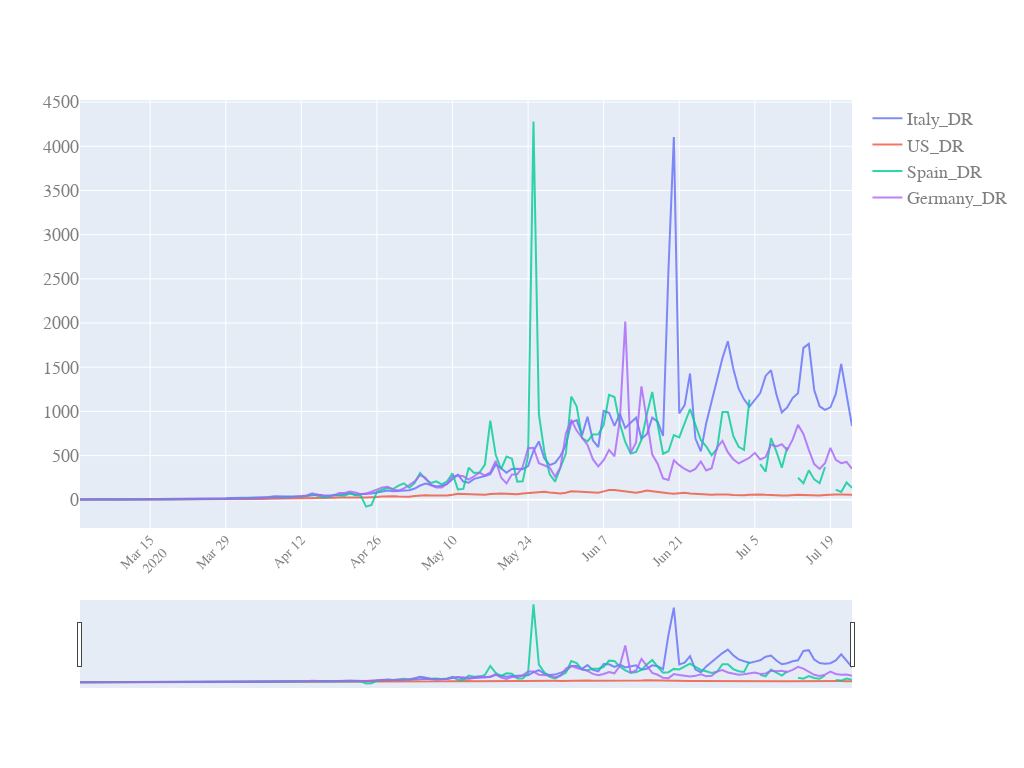

The notebook cell this image was saved under:
### Code cell
start_pos=40
quick_plot(df_analyse.date[start_pos:],
           df_analyse.iloc[start_pos:,[11,12,13,14]], #
           y_scale='linear',
           slider=True)

### Figure 1 — Plotly figure (JSON) as saved in the notebook; plotly's stock layout.template omitted (floating-point values rounded to 4 significant figures; data arrays with more than 128 entries replaced by an {"elided": "..."} marker saying what was removed)
{"data": [{"name": "Italy_DR", "opacity": 0.8, "type": "scatter", "x": {"elided": "144 str values"}, "y": {"elided": "144 float values"}}, {"name": "US_DR", "opacity": 0.8, "type": "scatter", "x": {"elided": "144 str values"}, "y": {"elided": "144 float values"}}, {"name": "Spain_DR", "opacity": 0.8, "type": "scatter", "x": {"elided": "144 str values"}, "y": {"elided": "144 float values"}}, {"name": "Germany_DR", "opacity": 0.8, "type": "scatter", "x": {"elided": "144 str values"}, "y": {"elided": "144 float values"}}], "layout": {"autosize": true, "font": {"color": "#7f7f7f", "family": "PT Sans, monospace", "size": 18}, "height": 768, "width": 1024, "xaxis": {"nticks": 20, "rangeslider": {"visible": true}, "tickangle": -45, "tickfont": {"color": "#7f7f7f", "size": 14}}, "yaxis": {"type": "linear"}}}
